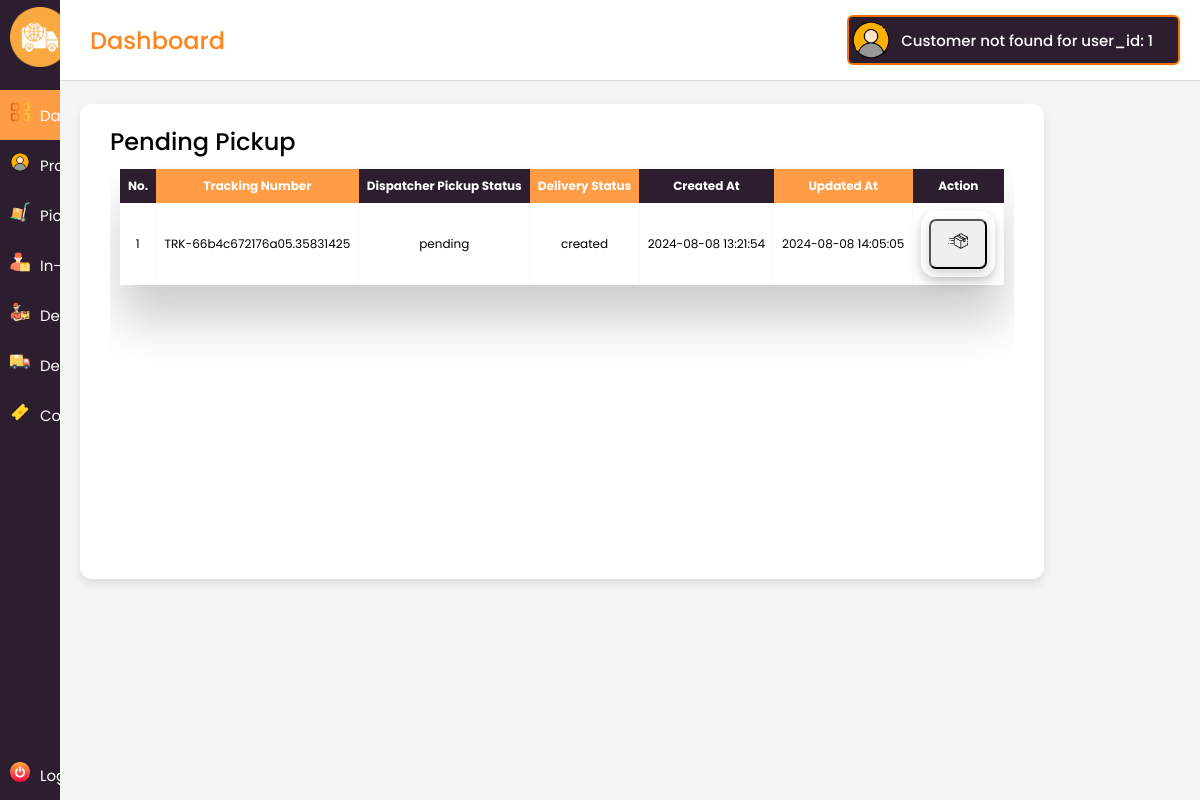
/main/courier/pickup_status.php (signed in), run on the app's committed database.
### tables this page shows
CREATE TABLE `consignments` (
  `consignment_id` int(11) NOT NULL,
  `package_id` int(11) NOT NULL,
  `tracking_number` varchar(255) NOT NULL,
  `sender_id` int(11) NOT NULL,
  `receiver_id` int(11) NOT NULL,
  `dispatcher_id` int(11) DEFAULT NULL,
  `dispatcher_pickup_status` varchar(100) DEFAULT NULL,
  `delivery_status` varchar(100) DEFAULT NULL,
  `pickup_address` text NOT NULL,
  `delivery_address` text NOT NULL,
  `created_at` timestamp NOT NULL DEFAULT current_timestamp(),
  `updated_at` timestamp NOT NULL DEFAULT current_timestamp() ON UPDATE current_timestamp(),
  `delivery_proof` varchar(300) DEFAULT NULL
);

### main/courier/includes/functions.php (called while the page is built, shortened)
<?php
if (isset($_SESSION['user_id'])) {
$i = 1;
} else {
  echo '<script>alert("No account found logged in.");</script>';
  header("Location: ../../");
}

### main/courier/pickup_status.php (the view, shortened to what this page needs)
<?php
include('includes/header.php');
$sql = "SELECT * FROM consignments WHERE dispatcher_pickup_status = 'pending' ORDER BY consignment_id ASC";
$result = $conn->query($sql);
?>
<div class="main-box">
    <div class="section-box box">
        <div class="title-box">Pending Pickup</div>
        <div class="box-details">
            <ul class="details">
                <div class="table-wrapper">
                    <table class="fl-table">
                        <thead>
                            <tr>
                                <th>No.</th>
                                <th>Tracking Number</th>
                                <th>Dispatcher Pickup Status</th>
                                <th>Delivery Status</th>
                                <th>Created At</th>
                                <th>Updated At</th>
                                <th>Action</th>
                            </tr>
                        </thead>
                        <tbody>
                            <?php
                            if ($result->num_rows > 0) {
                                while($row = $result->fetch_assoc()) {
                                    $trackId = htmlspecialchars($row['tracking_number']);
                                    echo "<tr>";
                                    echo "<td>" . $i++. "</td>";
                                    echo "<td>" . $row['tracking_number'] . "</td>";
                                    echo "<td>" . $row['dispatcher_pickup_status'] . "</td>";
                                    echo "<td>" . $row['delivery_status'] . "</td>";
                                    echo "<td>" . $row['created_at'] . "</td>";
                                    echo "<td>" . $row['updated_at'] . "</td>";
                                    echo "<td>
                                    <div class='multi-button'>
                                        <form action='view_consignment_status.php' method='post' style='display:inline;'>
                                            <input type='hidden' name='tracking_number' value='$trackId' />
                                            <button type='submit' class='btn-tbl'>
                                                <span><div class='icon-img'>
                                                    <img src='assets/img/icons/delivery (1).png' alt='Status' />
                                                </div></span>
                                            </button>
                                        </form>
                                    </div>
                                </td>";
                                    echo "</tr>";
                                }
                            } else {
                                echo "<tr><td colspan='13'>No records found</td></tr>";
                            }
                            ?>
                        </tbody>
                    </table>
                </div>
            </ul>
        </div>
    </div>
</div>
<?php
include('includes/footer.php');
?>

### main/courier/assets/css/style.css (style rules this page uses)
:root { --white-color: #ffffff; --custom-gray-color: #d5d5d5; --dark-purple: #2D1E2F; --custom-primary-color: #ff851b; --custom-primary-hover-color: #FF9D47; --custom-text-color: #F57200; --text-dark: #000; --danger: #fa0808; --danger-hover: #f82b2b; --success: #015012; }
* { margin: 0; padding: 0; box-sizing: border-box; font-family: 'Poppins', sans-serif; }
body { min-height: 100%; }
.home-content .main-box { display: flex; justify-content: space-between; }
.home-content .main-box .section-box { width: auto; background: #fff; padding: 20px 30px; margin: 0 20px; border-radius: 12px; box-shadow: 0 5px 10px rgba(0, 0, 0, 0.1); }
.home-content .main-box .box-details { align-items: center; justify-content: space-between; width: auto; min-height: 50vh; overflow: auto; }
.main-box .box .title-box { font-size: 24px; font-weight: 500; }
.table-wrapper { margin: 10px; box-shadow: 0px 35px 50px rgba( 0, 0, 0, 0.2 ); }
.fl-table { border-radius: 5px; font-size: 12px; font-weight: normal; border: none; border-collapse: collapse; width: 100%; max-width: 100%; white-space: nowrap; background-color: white; }
.fl-table td, .fl-table th { text-align: center; padding: 8px; }
.fl-table td { border-right: 1px solid #f8f8f8; font-size: 12px; }
.fl-table thead th { color: #ffffff; background: var(--custom-primary-hover-color); }
.fl-table thead th:nth-child(odd) { color: #ffffff; background: var(--dark-purple); }
.multi-button { background-color: white; border: 1px solid white; border-radius: 14px; padding: 7px; box-shadow: 0 4px 8px 0 rgba(0, 0, 0, 0.1), 0 6px 15px 0 rgba(0, 0, 0, 0.1); place-items: center; }
.btn-tbl { box-shadow: 0 4px 8px 0 rgba(0, 0, 0, 0.09), 0 6px 15px 0 rgba(0, 0, 0, 0.09); padding: 10px 17px 10px 17px; font: 15px Ubuntu; color: white; border-radius: 7px; }
.btn-tbl .icon-img img { margin: 0; width: 20px; height: 20px; }
.btn-tbl span { cursor: pointer; display: inline-block; position: relative; transition: 0.5s; }
.btn-tbl span:after { position: absolute; opacity: 0; top: 0; right: -20px; transition: 0.5s; }

### data on the page
consignments: tracking_number "TRK-66b4c672176a05.35831425", dispatcher_pickup_status "pending", delivery_status "created", created_at "2024-08-08 13:21:54", updated_at "2024-08-08 14:05:05"

### other printed values
$user_id "1"
